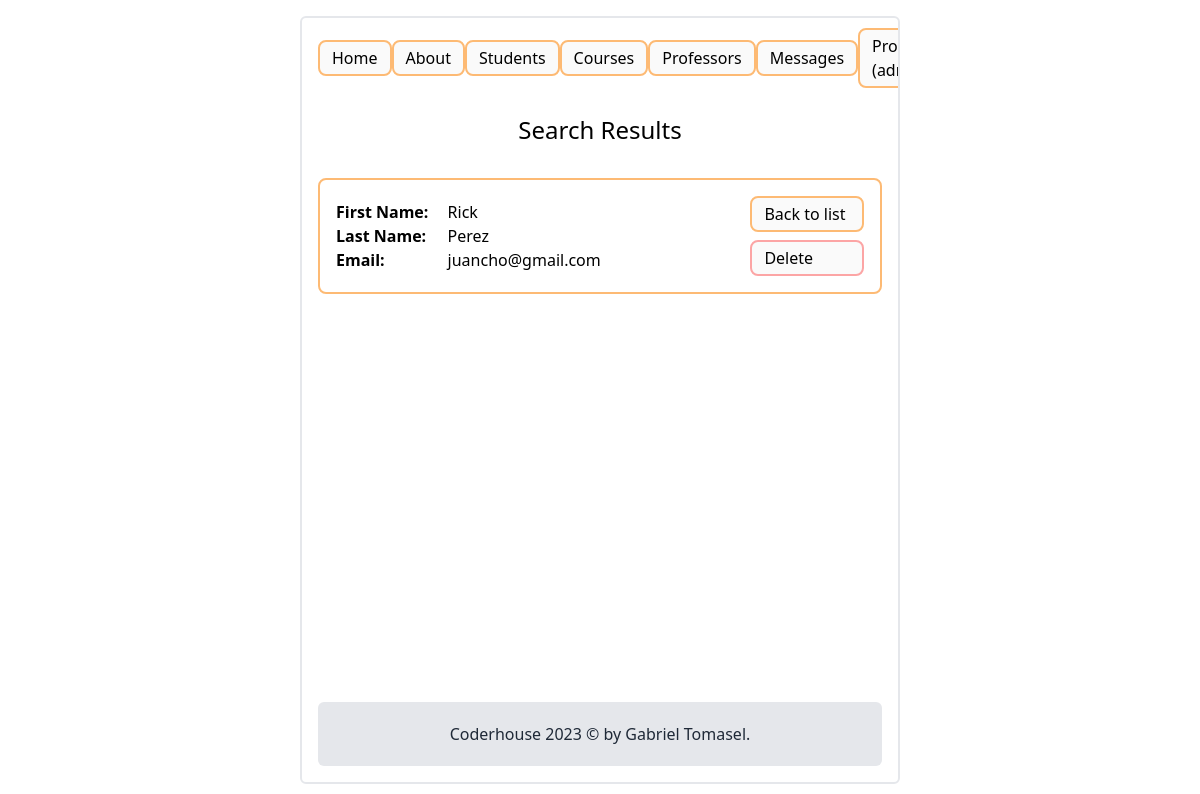
/professors/3 (signed in), run on the app's committed database.
### professors/models.py (models this page shows)
class Professor(models.Model):
    first_name = models.CharField(max_length=25)
    last_name = models.CharField(max_length=25)
    email = models.EmailField(null=True, default=None)

### professors/views.py (the view)
# urls.py: path('', include('professors.urls')),
@login_required
def professors(request, id=None):
    if id is not None:
        result = Professor.objects.filter(Q(id__icontains=id))
    else:
        result = Professor.objects.all()
    if len(result) > 0:
        return render(request, "professors_search.html", {"search": result, "id": id})
    else:
        return render(request, "professors_search.html", {"error": id})

### professors/templates/professors_search.html (shortened to what this page needs)
{% extends "parent.html" %}
{% load static %}
{% block title %}Search Results{% endblock %}
{% block main %}
{% if search %}
<div class="flex flex-col border-orange-300 border-2 rounded-lg p-4 space-y-4">
    {% for data in search %}
    <div class="flex w-full items-center">
        <div class="flex flex-col w-full">
            <div class="font-bold flex w-full">
                <div class="w-1/4">First Name: </div>
                <div class="font-normal ml-2">{{data.first_name}}</div>
            </div>
            {% if search|length <= 1 and id != None %}
            <div class="font-bold flex w-full">
                <div class="w-1/4">Last Name: </div>
                <div class="font-normal ml-2">{{data.last_name}}</div>
            </div>
            <div class="font-bold flex w-full">
                <div class="w-1/4">Email: </div>
                <div class="font-normal ml-2">{{data.email}}</div>
            </div>
            {% endif %}
        </div>
        <div class="flex flex-col">
            {% if search|length > 1 or id == None %}
            <a class="bg-zinc-50 hover:bg-orange-100 transition border-2 border-orange-300 py-1 px-3 rounded-lg" href="/professors/{{data.id}}">Details</a>
            {% elif search|length <= 1 and id != None %}
            <a class="bg-zinc-50 hover:bg-orange-100 transition border-2 border-orange-300 py-1 px-3 rounded-lg w-[7.1rem]" href="/professors">Back to list</a>
                {% if request.user.is_superuser %}
                    <a class="bg-zinc-50 hover:bg-red-100 transition border-2 border-red-300 py-1 px-3 rounded-lg w-[7.1rem] mt-2" href="/professors-delete/{{data.id}}">Delete</a>
                {% endif %}
            {% endif %}
        </div>
    </div>
    {% endfor %}
</div>
{% endif %}
{% endblock %}

### main/templates/parent.html (shortened to what this page needs)
<!DOCTYPE html>
<html lang="en">
    <head>
        {% load static %}
        <link href="{% static 'css/index.css' %}" rel="stylesheet" />
        <script src="https://cdn.tailwindcss.com"></script>
    </head>
    <body class="h-screen flex flex-col items-center py-4">
        <div class="w-1/2 h-full flex flex-col border-2 p-4 rounded-md space-y-8 overflow-y-scroll" id="main">
            <div class="flex place-content-evenly items-center h-12">
                <a class="bg-zinc-50 hover:bg-orange-100 transition border-2 border-orange-300 py-1 px-3 rounded-lg" aria-current="page" href="{% url 'index' %}">Home</a>
                <a class="bg-zinc-50 hover:bg-orange-100 transition border-2 border-orange-300 py-1 px-3 rounded-lg" href="{% url 'about' %}">About</a>
                {% if request.user.is_authenticated %}
                    <a class="bg-zinc-50 hover:bg-orange-100 transition border-2 border-orange-300 py-1 px-3 rounded-lg" href="{% url 'students_form' %}">Students</a>
                    <a class="bg-zinc-50 hover:bg-orange-100 transition border-2 border-orange-300 py-1 px-3 rounded-lg" href="{% url 'courses_form' %}">Courses</a>
                    <a class="bg-zinc-50 hover:bg-orange-100 transition border-2 border-orange-300 py-1 px-3 rounded-lg" href="{% url 'professors_form' %}">Professors</a>
                    <a class="bg-zinc-50 hover:bg-orange-100 transition border-2 border-orange-300 py-1 px-3 rounded-lg" href="{% url 'comunications_form' %}">Messages</a>
                    <a class="bg-zinc-50 hover:bg-orange-100 transition border-2 border-orange-300 py-1 px-3 rounded-lg" href="{% url 'profile' %}">Profile ({{ request.user.username}})</a>
                    {% else %}
                    <a class="bg-zinc-50 hover:bg-orange-100 transition border-2 border-orange-300 py-1 px-3 rounded-lg" href="{% url 'login' %}">Login</a>
                    <a class="bg-zinc-50 hover:bg-orange-100 transition border-2 border-orange-300 py-1 px-3 rounded-lg" href="{% url 'register' %}">Register</a>
                {% endif %}
            </div>
            <div class="w-full text-center text-2xl">
                {% block title %}{% endblock title %}
            </div>
            {% block main %}{% endblock main %}
            <footer class="py-5 bg-gray-200 rounded-md !mt-auto">
                <p class="text-center text-gray-800">Coderhouse 2023 &copy; by Gabriel Tomasel.</p>
            </footer>
        </div>
    </body>
</html>

### main/static/main/css/index.css (style rules this page uses)
#main { -ms-overflow-style: none; scrollbar-width: none; }

### data on the page
Professor: first_name "Rick", last_name "Perez", email "juancho@gmail.com"
